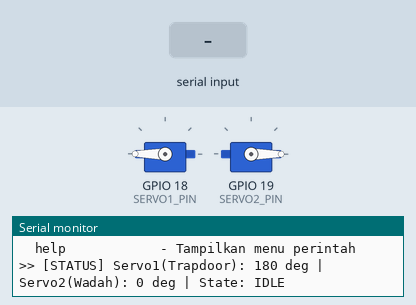
Simulated run of this program. Board: ESP32. On the bench: 2 × servo, the last lines printed to the serial monitor. The inputs (shaded band) are chosen by the test bench.

Above: at 1.7 s.
1.8 s: "sort 90\n" received over Serial
At 3.2 s:
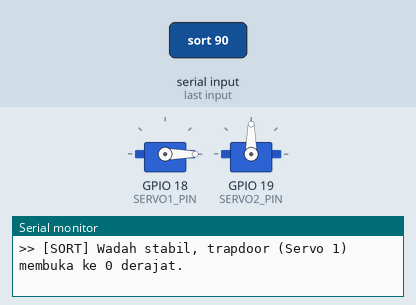
4.8 s: "trapdoor open\n" received over Serial
At 6.0 s:
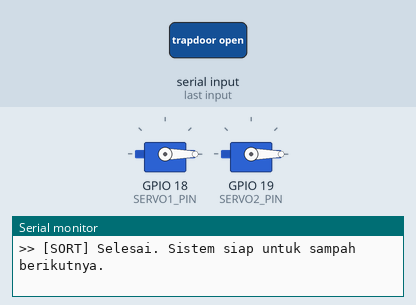
6.3 s: "pos1 90\n" received over Serial
At 7.0 s:
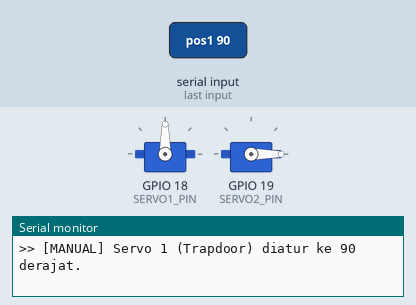
7.8 s: "pos2 90\n" received over Serial
At 8.2 s:
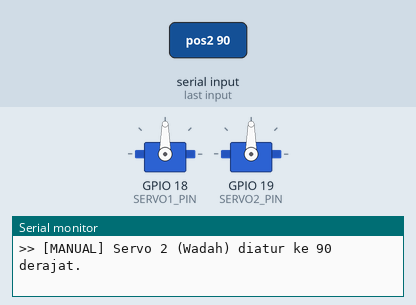
9.3 s: "sort  45\n" received over Serial
At 11.3 s:
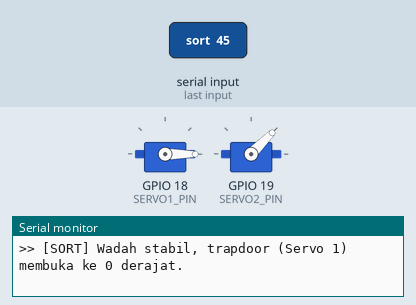
12.3 s: "pos1  45\n" received over Serial
At 13.0 s:
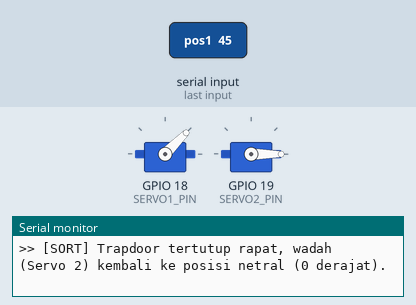
Timing chart, 0 to 14.8 s (numbered marks = the images above; inputs shaded):
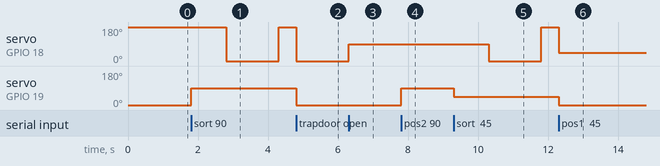

Measured:
- after the input at 1.8 s, servo on GPIO 18 (SERVO1_PIN): 180° → 0° after 1.0 s, → 180° 1.5 s later; servo on GPIO 19 (SERVO2_PIN): 0° → 90° at once
- after the input at 4.8 s, servo on GPIO 18 (SERVO1_PIN): 180° → 0° at once
- after the input at 6.3 s, servo on GPIO 18 (SERVO1_PIN): 0° → 90° at once
- after the input at 7.8 s, servo on GPIO 19 (SERVO2_PIN): 0° → 90° at once
- after the input at 9.3 s, servo on GPIO 18 (SERVO1_PIN): 90° → 0° after 1.0 s, → 180° 1.5 s later; servo on GPIO 19 (SERVO2_PIN): 90° → 45° at once
- after the input at 12.3 s, servo on GPIO 18 (SERVO1_PIN): 180° → 45° at once

The program:

main.cpp
```cpp
#include <Arduino.h>
#include <ESP32Servo.h>

static const int SERVO1_PIN = 18; // Trapdoor
static const int SERVO2_PIN = 19; // Pemutar wadah sampah

static const int TRAPDOOR_CLOSED_ANGLE = 180;
static const int TRAPDOOR_OPEN_ANGLE = 0; // Berputar 180 derajat dari posisi awal 180
static const int BIN_HOME_ANGLE = 0; // Posisi netral wadah saat standby

static const unsigned long BIN_SETTLE_MS = 1000; // Jeda wadah berputar sebelum trapdoor buka
static const unsigned long TRAPDOOR_DROP_MS = 1500; // Waktu trapdoor terbuka untuk jatuhkan sampah
static const unsigned long TRAPDOOR_CLOSE_MS = 500; // Waktu trapdoor menutup rapat
static const unsigned long BIN_RESET_MS = 800; // Waktu wadah kembali ke posisi netral

Servo servo1;
Servo servo2;

enum SortState {
  STATE_IDLE,
  STATE_ROTATE_BIN,
  STATE_OPEN_TRAPDOOR,
  STATE_CLOSE_TRAPDOOR,
  STATE_RESET_BIN
};

SortState currentState = STATE_IDLE;
unsigned long stateStartTime = 0;
int currentBinAngle = BIN_HOME_ANGLE;
int currentTrapdoorAngle = TRAPDOOR_CLOSED_ANGLE;

void printStatus() {
  int s1 = currentTrapdoorAngle;
  int s2 = currentBinAngle;
  const char* stateName = "IDLE";
  if (currentState == STATE_ROTATE_BIN) stateName = "ROTATE_BIN";
  else if (currentState == STATE_OPEN_TRAPDOOR) stateName = "TRAPDOOR_OPEN";
  else if (currentState == STATE_CLOSE_TRAPDOOR) stateName = "TRAPDOOR_CLOSING";
  else if (currentState == STATE_RESET_BIN) stateName = "RESET_BIN";

  Serial.printf(">> [STATUS] Servo1(Trapdoor): %d deg | Servo2(Wadah): %d deg | State: %s\n", s1, s2, stateName);
}

void printHelp() {
  Serial.println("Perintah serial:");
  Serial.println("  sort <deg>      - Urutan pemilahan: putar wadah ke <deg>, buka trapdoor, tutup, lalu wadah kembali ke 0 deg");
  Serial.println("  pos1 <deg>      - Kontrol manual Servo 1 (Trapdoor) 0-180");
  Serial.println("  pos2 <deg>      - Kontrol manual Servo 2 (Wadah) 0-180");
  Serial.println("  trapdoor open   - Buka trapdoor ke 0 derajat");
  Serial.println("  trapdoor close  - Tutup trapdoor ke 180 derajat");
  Serial.println("  home            - Parkir kedua servo ke posisi netral (Trapdoor 180, Wadah 0)");
  Serial.println("  status          - Baca sudut aktif Servo 1 dan Servo 2");
  Serial.println("  help            - Tampilkan menu perintah");
}

void startSortingSequence(int binAngle) {
  if (currentState != STATE_IDLE) {
    Serial.println(">> [BUSY] Pemilahan sebelumnya masih berjalan, perintah diabaikan.");
    return;
  }
  currentBinAngle = constrain(binAngle, 0, 180);
  servo2.write(currentBinAngle);
  currentState = STATE_ROTATE_BIN;
  stateStartTime = millis();
  Serial.printf(">> [SORT] Wadah (Servo 2) memutar ke %d derajat.\n", currentBinAngle);
}

void handleCommand(String cmd) {
  cmd.trim();
  cmd.toLowerCase();

  if (cmd.length() == 0) return;

  if (cmd.startsWith("sort ") || cmd.startsWith("pos ")) {
    int spaceIdx = cmd.indexOf(' ');
    int target = cmd.substring(spaceIdx + 1).toInt();
    startSortingSequence(target);
  }
  else if (cmd.startsWith("pos1 ") || cmd.startsWith("servo1 ")) {
    int spaceIdx = cmd.indexOf(' ');
    int angle = constrain(cmd.substring(spaceIdx + 1).toInt(), 0, 180);
    currentTrapdoorAngle = angle;
    servo1.write(angle);
    Serial.printf(">> [MANUAL] Servo 1 (Trapdoor) diatur ke %d derajat.\n", angle);
  }
  else if (cmd.startsWith("pos2 ") || cmd.startsWith("servo2 ")) {
    int spaceIdx = cmd.indexOf(' ');
    int angle = constrain(cmd.substring(spaceIdx + 1).toInt(), 0, 180);
    currentBinAngle = angle;
    servo2.write(angle);
    Serial.printf(">> [MANUAL] Servo 2 (Wadah) diatur ke %d derajat.\n", angle);
  }
  else if (cmd == "trapdoor open") {
    currentTrapdoorAngle = TRAPDOOR_OPEN_ANGLE;
    servo1.write(TRAPDOOR_OPEN_ANGLE);
    Serial.printf(">> [ACTION] Trapdoor dibuka (%d derajat).\n", TRAPDOOR_OPEN_ANGLE);
  }
  else if (cmd == "trapdoor close") {
    currentTrapdoorAngle = TRAPDOOR_CLOSED_ANGLE;
    servo1.write(TRAPDOOR_CLOSED_ANGLE);
    Serial.printf(">> [ACTION] Trapdoor ditutup (%d derajat).\n", TRAPDOOR_CLOSED_ANGLE);
  }
  else if (cmd == "home" || cmd == "reset") {
    currentTrapdoorAngle = TRAPDOOR_CLOSED_ANGLE;
    currentBinAngle = BIN_HOME_ANGLE;
    servo1.write(TRAPDOOR_CLOSED_ANGLE);
    servo2.write(BIN_HOME_ANGLE);
    currentState = STATE_IDLE;
    Serial.printf(">> [ACTION] Posisi netral: Trapdoor %d deg | Wadah %d deg.\n", TRAPDOOR_CLOSED_ANGLE, BIN_HOME_ANGLE);
  }
  else if (cmd == "status" || cmd == "read") {
    printStatus();
  }
  else if (cmd == "help" || cmd == "?") {
    printHelp();
  }
  else {
    Serial.printf(">> [UNKNOWN] Perintah '%s' tidak dikenali. Ketik 'help'.\n", cmd.c_str());
  }
}

void updateSortingFSM() {
  if (currentState == STATE_IDLE) return;

  unsigned long elapsed = millis() - stateStartTime;

  if (currentState == STATE_ROTATE_BIN) {
    if (elapsed >= BIN_SETTLE_MS) {
      currentTrapdoorAngle = TRAPDOOR_OPEN_ANGLE;
      servo1.write(TRAPDOOR_OPEN_ANGLE);
      currentState = STATE_OPEN_TRAPDOOR;
      stateStartTime = millis();
      Serial.printf(">> [SORT] Wadah stabil, trapdoor (Servo 1) membuka ke %d derajat.\n", TRAPDOOR_OPEN_ANGLE);
    }
  }
  else if (currentState == STATE_OPEN_TRAPDOOR) {
    if (elapsed >= TRAPDOOR_DROP_MS) {
      currentTrapdoorAngle = TRAPDOOR_CLOSED_ANGLE;
      servo1.write(TRAPDOOR_CLOSED_ANGLE);
      currentState = STATE_CLOSE_TRAPDOOR;
      stateStartTime = millis();
      Serial.printf(">> [SORT] Sampah jatuh, trapdoor (Servo 1) menutup kembali ke %d derajat.\n", TRAPDOOR_CLOSED_ANGLE);
    }
  }
  else if (currentState == STATE_CLOSE_TRAPDOOR) {
    if (elapsed >= TRAPDOOR_CLOSE_MS) {
      currentBinAngle = BIN_HOME_ANGLE;
      servo2.write(BIN_HOME_ANGLE);
      currentState = STATE_RESET_BIN;
      stateStartTime = millis();
      Serial.printf(">> [SORT] Trapdoor tertutup rapat, wadah (Servo 2) kembali ke posisi netral (%d derajat).\n", BIN_HOME_ANGLE);
    }
  }
  else if (currentState == STATE_RESET_BIN) {
    if (elapsed >= BIN_RESET_MS) {
      currentState = STATE_IDLE;
      Serial.println(">> [SORT] Selesai. Sistem siap untuk sampah berikutnya.");
    }
  }
}

void setup() {
  Serial.begin(115200);
  delay(500);

  ESP32PWM::allocateTimer(0);
  ESP32PWM::allocateTimer(1);
  ESP32PWM::allocateTimer(2);
  ESP32PWM::allocateTimer(3);

  servo1.setPeriodHertz(50);
  servo2.setPeriodHertz(50);

  servo1.attach(SERVO1_PIN, 500, 2400);
  servo2.attach(SERVO2_PIN, 500, 2400);

  servo1.write(TRAPDOOR_CLOSED_ANGLE);
  servo2.write(currentBinAngle);

  Serial.println("\nESP32 IoTong Dual Servo Controller siap.");
  printHelp();
  printStatus();
}

void loop() {
  if (Serial.available() > 0) {
    String input = Serial.readStringUntil('\n');
    handleCommand(input);
  }

  updateSortingFSM();
}
```
